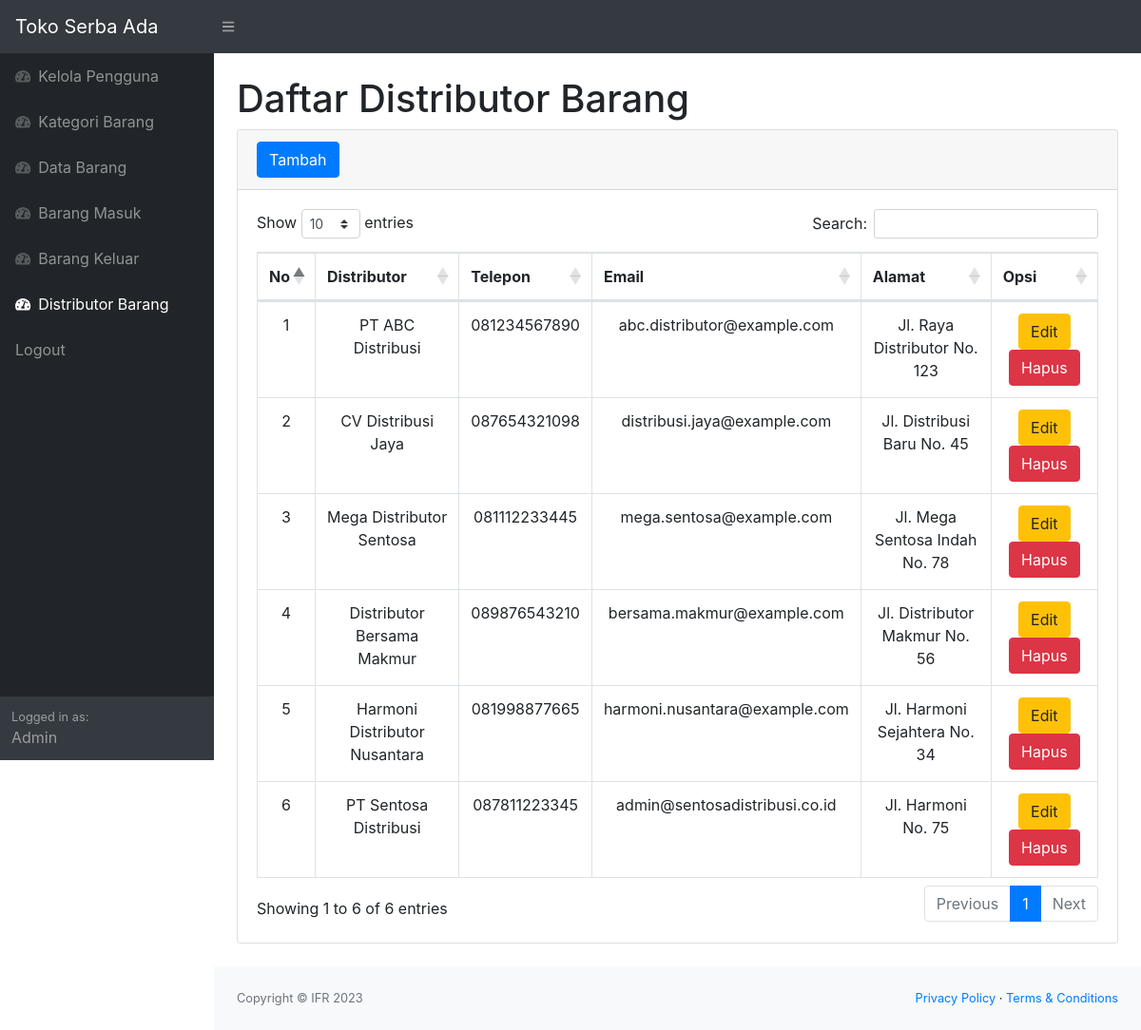
/distributor.php (signed in), run on the app's committed database.
### tables this page shows
CREATE TABLE `distributor` (
  `id_dist` int(11) NOT NULL,
  `distributor` varchar(50) NOT NULL,
  `no_telp` varchar(15) NOT NULL,
  `email` varchar(50) NOT NULL,
  `alamat` varchar(50) NOT NULL
);

### distributor.php (the view, shortened to what this page needs)
<?php
require 'function.php';
$loginas = $_SESSION['username'];
?>
<!DOCTYPE html>
<html lang="en">
<head>
    <link href="css/styles.css" rel="stylesheet" />
    <link href="https://cdn.datatables.net/1.10.20/css/dataTables.bootstrap4.min.css" rel="stylesheet" />
</head>
<body class="sb-nav-fixed">
    <nav class="sb-topnav navbar navbar-expand navbar-dark bg-dark">
        <a class="navbar-brand" href="index.php">Toko Serba Ada</a>
        <button class="btn btn-link btn-sm order-1 order-lg-0" id="sidebarToggle" href="#"><i class="fas fa-bars"></i></button>
    </nav>
    <div id="layoutSidenav">
        <div id="layoutSidenav_nav">
            <nav class="sb-sidenav accordion sb-sidenav-dark" id="sidenavAccordion">
                <div class="sb-sidenav-menu">
                    <div class="nav">
                        <a class="nav-link" href="pengguna.php">
                            <div class="sb-nav-link-icon"><i class="fas fa-tachometer-alt"></i></div>
                            Kelola Pengguna
                        </a>
                        <a class="nav-link" href="kategori.php">
                            <div class="sb-nav-link-icon"><i class="fas fa-tachometer-alt"></i></div>
                            Kategori Barang
                        </a>
                        <a class="nav-link" href="index.php">
                            <div class="sb-nav-link-icon"><i class="fas fa-tachometer-alt"></i></div>
                            Data Barang
                        </a>
                        <a class="nav-link" href="transaksimasuk.php">
                            <div class="sb-nav-link-icon"><i class="fas fa-tachometer-alt"></i></div>
                            Barang Masuk
                        </a>
                        <a class="nav-link" href="transaksikeluar.php">
                            <div class="sb-nav-link-icon"><i class="fas fa-tachometer-alt"></i></div>
                            Barang Keluar
                        </a>
                        <a class="nav-link" href="distributor.php">
                            <div class="sb-nav-link-icon"><i class="fas fa-tachometer-alt"></i></div>
                            Distributor Barang
                        </a>
                        <a class="nav-link" href="logout.php">
                            Logout
                        </a>
                    </div>
                </div>
                <div class="sb-sidenav-footer">
                    <div class="small">Logged in as:</div>
                    <?php echo $loginas; ?>
                </div>
            </nav>
        </div>
        <div id="layoutSidenav_content">
            <main>
                <div class="container-fluid">
                    <h1 class="mt-4">Daftar Distributor Barang</h1>
                    <div class="card mb-4">
                        <div class="card-header">
                            <button type="button" class="btn btn-primary" data-toggle="modal" data-target="#myModal">
                                Tambah
                            </button>
                        </div>
                        <div class="card-body">
                            <div class="table-responsive">
                                <table class="table table-bordered" id="dataTable" width="100%" cellspacing="0">
                                    <thead>
                                        <tr align="center">
                                            <th>No</th>
                                            <th>Distributor</th>
                                            <th>Telepon</th>
                                            <th>Email</th>
                                            <th>Alamat</th>
                                            <th>Opsi</th>
                                        </tr>
                                    </thead>
                                    <tbody>
                                        <?php
                                        $listdistributor = mysqli_query($koneksi, "select * from distributor");
                                        $i = 1;
                                        while ($data = mysqli_fetch_array($listdistributor)) {
                                            $iddist = $data['id_dist'];
                                            $distributor = $data['distributor'];
                                            $telepon = $data['no_telp'];
                                            $email = $data['email'];
                                            $alamat = $data['alamat'];
                                        ?>
                                            <tr align="center">
                                                <td><?= $i++; ?></td>
                                                <td><?= $distributor; ?></td>
                                                <td><?= $telepon; ?></td>
                                                <td><?= $email; ?></td>
                                                <td><?= $alamat; ?></td>
                                                <td>
                                                    <button type="button" class="btn btn-warning" data-toggle="modal" data-target="#update<?= $iddist; ?>">
                                                        Edit
                                                    </button>
                                                    <button type="button" class="btn btn-danger" data-toggle="modal" data-target="#delete<?= $iddist; ?>">
                                                        Hapus
                                                    </button>
                                                </td>
                                            </tr>
                                        <?php
                                        };
                                        ?>
                                    </tbody>
                                </table>
                            </div>
                        </div>
                    </div>
                </div>
            </main>
            <footer class="py-4 bg-light mt-auto">
                <div class="container-fluid">
                    <div class="d-flex align-items-center justify-content-between small">
                        <div class="text-muted">Copyright &copy; IFR 2023</div>
                        <div>
                            <a href="#">Privacy Policy</a>
                            &middot;
                            <a href="#">Terms &amp; Conditions</a>
                        </div>
                    </div>
                </div>
            </footer>
        </div>
    </div>
</body>
</html>

### data on the page
distributor: distributor "PT ABC Distribusi", no_telp "081234567890", email "abc.distributor@example.com", alamat "Jl. Raya Distributor No. 123"
distributor: distributor "CV Distribusi Jaya", no_telp "087654321098", email "distribusi.jaya@example.com", alamat "Jl. Distribusi Baru No. 45"
distributor: distributor "Mega Distributor Sentosa", no_telp "081112233445", email "mega.sentosa@example.com", alamat "Jl. Mega Sentosa Indah No. 78"
distributor: distributor "Distributor Bersama Makmur", no_telp "089876543210", email "bersama.makmur@example.com", alamat "Jl. Distributor Makmur No. 56"
distributor: distributor "Harmoni Distributor Nusantara", no_telp "081998877665", email "harmoni.nusantara@example.com", alamat "Jl. Harmoni Sejahtera No. 34"
distributor: distributor "PT Sentosa Distribusi", no_telp "087811223345", email "admin@sentosadistribusi.co.id", alamat "Jl. Harmoni No. 75"

### other printed values
$loginas "Admin"
